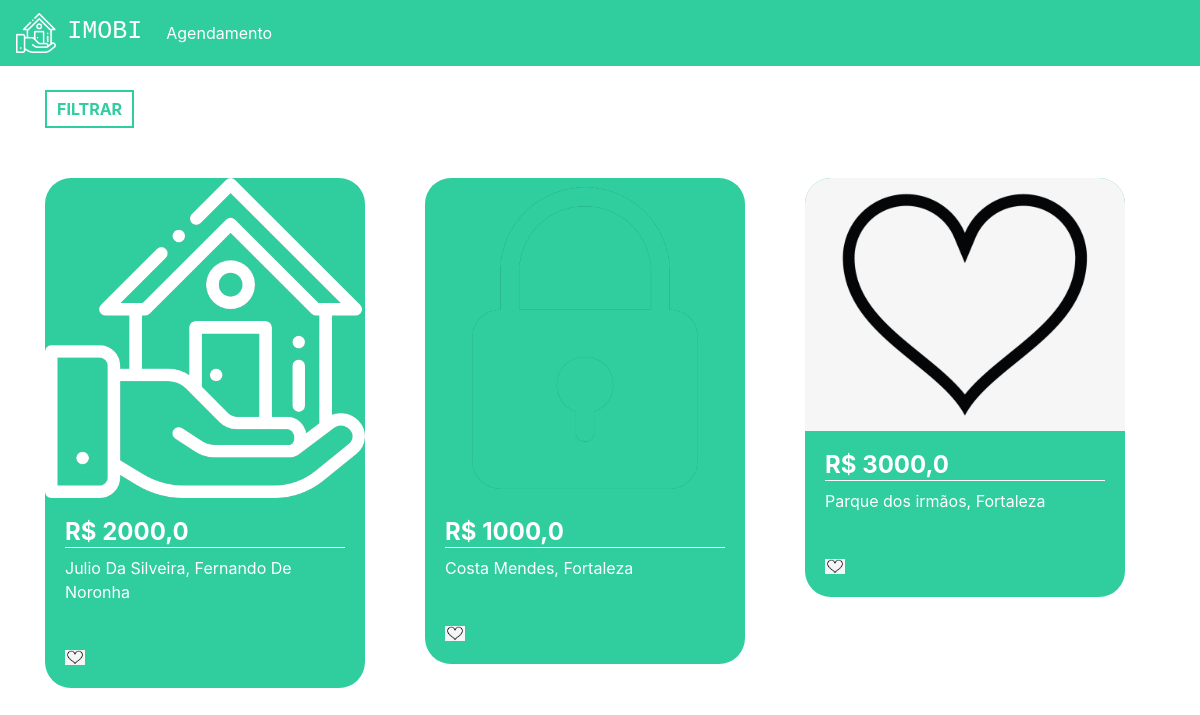
The app's page / (signed in) with its own data.
### plataforma/models.py (models this page shows, shortened)
class Imovei(models.Model):
    choices = (('V', 'Venda'),
               ('A', 'Aluguel'))
    choices_imovel = (('A', 'Apartamento'),
                      ('C', 'Casa'))
    imagens = models.ManyToManyField(Imagem)
    valor = models.FloatField()
    quartos = models.IntegerField()
    tamanho = models.FloatField()
    cidade = models.ForeignKey(Cidade, on_delete=models.DO_NOTHING)
    rua = models.CharField(max_length=50)
    tipo = models.CharField(max_length=1, choices=choices)
    tipo_imovel = models.CharField(max_length=1, choices=choices_imovel)
    numero = models.IntegerField()
    descricao = models.TextField()
    dias_visita = models.ManyToManyField(DiasVisita)
    horarios = models.ManyToManyField(Horario)

class Imagem(models.Model):
    img = models.ImageField(upload_to='img')

class Cidade(models.Model):
    nome = models.CharField(max_length=30)
    def __str__(self) -> str:
        return self.nome

### plataforma/views.py (the view)
# urls.py: path('', views.home, name='home'),
@login_required(login_url='/auth/logar/')
def home(request):
    preco_minimo = request.GET.get('preco_minimo')
    preco_maximo = request.GET.get('preco_maximo')
    cidade = request.GET.get('cidade')
    tipo = request.GET.getlist('tipo')
    cidades = Cidade.objects.all()
    if preco_minimo or preco_maximo or cidade or tipo:
        if not preco_minimo:
            preco_minimo = 0
        if not preco_maximo:
            preco_maximo = 999999999
        if not tipo:
            tipo = ['A', 'C']
        imoveis = Imovei.objects.filter(valor__gte=preco_minimo)\
        .filter(valor__lte=preco_maximo)\
        .filter(tipo_imovel__in=tipo).filter(cidade=cidade)
    else:
        imoveis = Imovei.objects.all()
    return render(request, 'home.html', {'imoveis': imoveis, 'cidades': cidades})

### plataforma/templates/home.html (shortened to what this page needs)
{% extends 'base.html' %}
{% load static %}
{% block 'head' %}
<link rel="stylesheet" href="{% static 'plataforma/css/home.css' %}">
{% endblock  %}
{% block 'body' %}
<div class="container">
  <br>
  <button type="button" class="btn_filtrar" data-toggle="modal"
	 data-target="#exampleModal">
    FILTRAR
  </button>
  <div class="row">
    {% for imovel in imoveis %}
        <div class="col-md cont">
          <div class="card_imovel">
            <img class="img_capa_imovel" src="{{imovel.imagens.all.0.img.url}}">
            <div class="informacoes_imoveis">
              <a class="a_none" href="{% url 'imovel' imovel.id %}"><h4 class="valor">R$ {{imovel.valor}}</h4></a>
              <p>{{imovel.rua}}, {{imovel.cidade}}</p>
              <br>
              <img width="7%" src="{% static 'plataforma/img/heart.png' %}">
            </div>
          </div>
        </div>
    {% endfor %}
  </div>
</div>
{% endblock %}

### templates/base.html (shortened to what this page needs)
{% load static %}
<!doctype html>
<html lang="pt-BR">
<head>
{% block 'head' %}{% endblock %}
<link rel="stylesheet" href="https://cdn.jsdelivr.net/npm/bootstrap@4.6.1/dist/css/bootstrap.min.css">
</head>
<body>
    {% if user.is_authenticated %}
      <nav class="navbar navbar-expand-lg navbar-dark bg_navbar">
        <a class="navbar-brand" href="{% url 'home' %}">
					<img width="40" src="{% static 'autenticacao/img/logo.png' %}">
							&nbsp<h3 class="font_logo">IMOBI</h3></a>
        <div class="collapse navbar-collapse" id="navbarNav">
          <ul class="navbar-nav">
            <li class="nav-item active">
              <a class="nav-link" href="{% url 'agendamentos' %}">Agendamento</a>
            </li>
          </ul>
        </div>
      </nav>
    {% endif %}
{% block 'body' %}{% endblock %}
</body>
</html>

### templates/static/plataforma/css/home.css (style rules this page uses)
.bg_navbar { background-color: #30CD9E; }
.font_logo { font-family: 'Courier New', Courier, monospace; font-size: 25px; display: inline; }
.card_imovel { background-color: #30CD9E; width: 20rem; margin-top: 50px; border-radius: 26px; }
.img_capa_imovel { width: 100%; border-top-left-radius: 26px; border-top-right-radius: 26px; }
.informacoes_imoveis { padding: 20px; color: white; }
.valor { font-weight: bold; border-bottom: 1px solid white; }
.btn_filtrar { border: none; background-color: transparent; border: 2px solid #30CD9E; color: #30CD9E; padding: 5px 10px 5px 10px; font-weight: bold; }
.a_none { color: white; }

### records on screen
Imovei: imagens.all.0.img (picture), valor "2000,0", rua "Julio Da Silveira", cidade "Fernando De Noronha"
Imovei: imagens.all.0.img (picture), valor "1000,0", rua "Costa Mendes", cidade "Fortaleza"
Imovei: imagens.all.0.img (picture), valor "3000,0", rua "Parque dos irmãos", cidade "Fortaleza"
